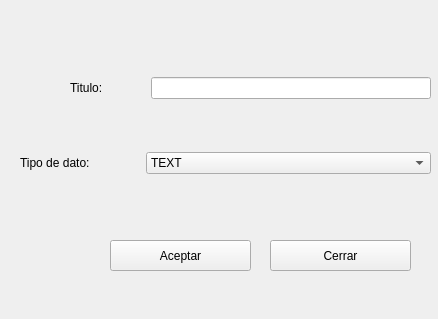
<?xml version="1.0" encoding="UTF-8"?>
<ui version="4.0">
 <class>MainWindow</class>
 <widget class="QMainWindow" name="MainWindow">
  <property name="geometry">
   <rect>
    <x>0</x>
    <y>0</y>
    <width>438</width>
    <height>319</height>
   </rect>
  </property>
  <property name="windowTitle">
   <string>Propiedades</string>
  </property>
  <widget class="QWidget" name="centralwidget">
   <widget class="QWidget" name="verticalLayoutWidget">
    <property name="geometry">
     <rect>
      <x>20</x>
      <y>30</y>
      <width>411</width>
      <height>191</height>
     </rect>
    </property>
    <layout class="QVBoxLayout" name="verticalLayout">
     <item>
      <layout class="QHBoxLayout" name="horizontalLayout_2">
       <property name="leftMargin">
        <number>50</number>
       </property>
       <property name="rightMargin">
        <number>0</number>
       </property>
       <item>
        <widget class="QLabel" name="label">
         <property name="maximumSize">
          <size>
           <width>100</width>
           <height>16777215</height>
          </size>
         </property>
         <property name="styleSheet">
          <string notr="true">font: 75 10pt &quot;Segoe Print&quot;;</string>
         </property>
         <property name="text">
          <string>Titulo: </string>
         </property>
        </widget>
       </item>
       <item>
        <widget class="QLineEdit" name="Entry_titulo">
         <property name="maximumSize">
          <size>
           <width>280</width>
           <height>16777215</height>
          </size>
         </property>
        </widget>
       </item>
      </layout>
     </item>
     <item>
      <layout class="QHBoxLayout" name="horizontalLayout">
       <item>
        <widget class="QLabel" name="label_2">
         <property name="maximumSize">
          <size>
           <width>120</width>
           <height>16777215</height>
          </size>
         </property>
         <property name="styleSheet">
          <string notr="true">font: 75 10pt &quot;Segoe Print&quot;;</string>
         </property>
         <property name="text">
          <string>Tipo de dato:</string>
         </property>
        </widget>
       </item>
       <item>
        <widget class="QComboBox" name="Combox_dato">
         <item>
          <property name="text">
           <string>TEXT</string>
          </property>
         </item>
         <item>
          <property name="text">
           <string>INTEGER</string>
          </property>
         </item>
         <item>
          <property name="text">
           <string>BLOB</string>
          </property>
         </item>
         <item>
          <property name="text">
           <string>REAL</string>
          </property>
         </item>
        </widget>
       </item>
      </layout>
     </item>
    </layout>
   </widget>
   <widget class="QPushButton" name="btn_aceptar">
    <property name="geometry">
     <rect>
      <x>110</x>
      <y>240</y>
      <width>141</width>
      <height>31</height>
     </rect>
    </property>
    <property name="styleSheet">
     <string notr="true">font: 75 10pt &quot;Segoe Print&quot;;</string>
    </property>
    <property name="text">
     <string>Aceptar</string>
    </property>
   </widget>
   <widget class="QPushButton" name="btn_cerrar">
    <property name="geometry">
     <rect>
      <x>270</x>
      <y>240</y>
      <width>141</width>
      <height>31</height>
     </rect>
    </property>
    <property name="styleSheet">
     <string notr="true">font: 75 10pt &quot;Segoe Print&quot;;</string>
    </property>
    <property name="text">
     <string>Cerrar</string>
    </property>
   </widget>
  </widget>
 </widget>
 <resources/>
 <connections/>
</ui>
